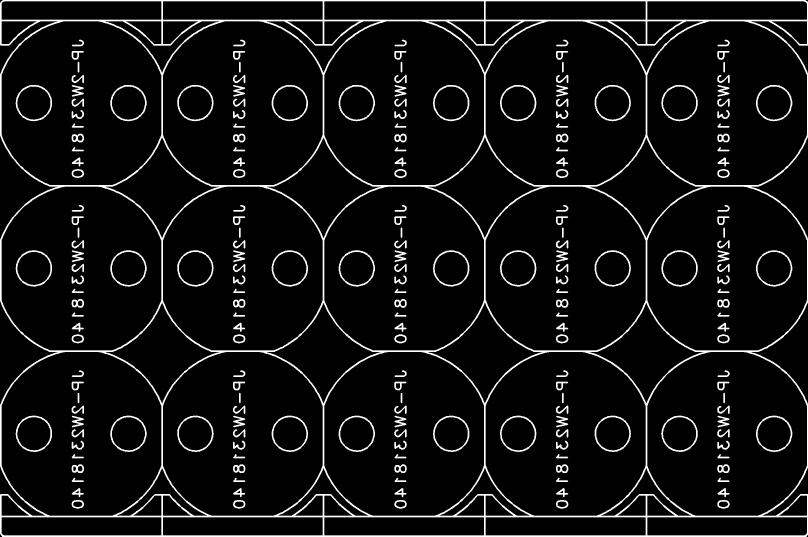
#> input picture ProcessService/RoutLineProcess/Debug/gko_img.jpg, 2424 x 1609 px (shown at 1/3 size); its folder holds only this picture in this run
$ python -i 'calculate_gko_length(1).py'   (imports and definitions only)
#> lines starting #> are read from the running program, lines starting #| are printed output that depends on the picture; after the words box and inside, x2 and y2 are one past the last pixel; in counts of white or black regions, pixels touching at a corner belong together
#> further down, picture is the input picture: shape (1609, 2424, 3); min 0, max 255, mean 17.3
#! /usr/bin/env python
# -*- coding: utf-8 -*-
import numpy as np
import os
# from gerber import read
# from gerber.render import GerberCairoContext
import cv2
from matplotlib import pyplot as plt
from collections import Counter
from sklearn.cluster import DBSCAN
from collections import Counter
import copy
from skimage import data,color,morphology
from DFM_.ImageGenerater import ImageGenerater

# [1 line not run here, left out]

# [163 lines left out: functions calculate_outer_length, calculate_inner_length, get_len, not called in this run]

def generate_luodai(gko_img):
    ret,gko_bin_img = cv2.threshold(gko_img,100,1,type=cv2.THRESH_BINARY)
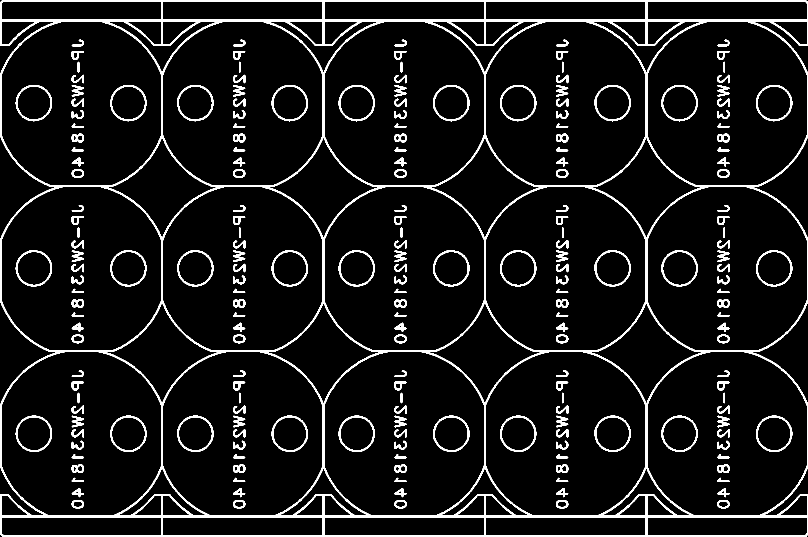
#> gko_bin_img: shape (1609, 2424, 3) (shown at 1/3 size); values 0 (black) and 1 (white), 6.8% white; 211 white regions, largest, box (x1, y1, x2, y2) and area: (0, 0, 2424, 1609) 151810, (1500, 255, 1609, 364) 1574, (532, 255, 641, 364) 1572
    sketech_img = morphology.skeletonize(gko_bin_img)
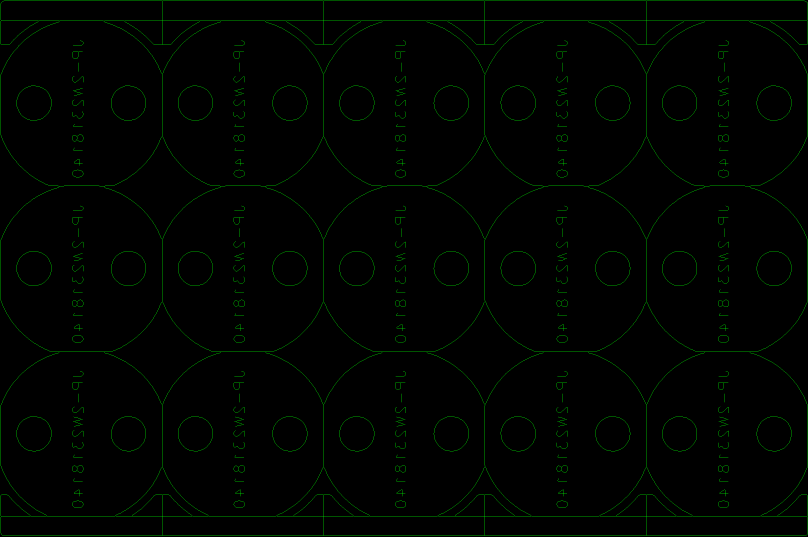
#> sketech_img: shape (1609, 2424, 3) bool (shown at 1/3 size); mean B, G, R 0, 0.0127, 0
    sketech_img = np.uint8(sketech_img)
    # img = img/255
    kernel_element = np.array((
        [1, 1, 1],
        [1, 0, 1],
        [1,1,1]), dtype="float32")
    neighbor_img = cv2.filter2D(sketech_img,-1,kernel_element)
    neighbor_img = sketech_img * neighbor_img
    # Key points
    ret,neighbor_bin_img = cv2.threshold(neighbor_img,2,1,cv2.THRESH_BINARY)
    seg_line_img = cv2.absdiff(sketech_img,neighbor_bin_img)
    seg_line_img = seg_line_img
#> (the run stopped early here; a loop or call above may not have finished)

$ run again, on ProcessService/RoutLineProcess/Debug/new_img.jpg
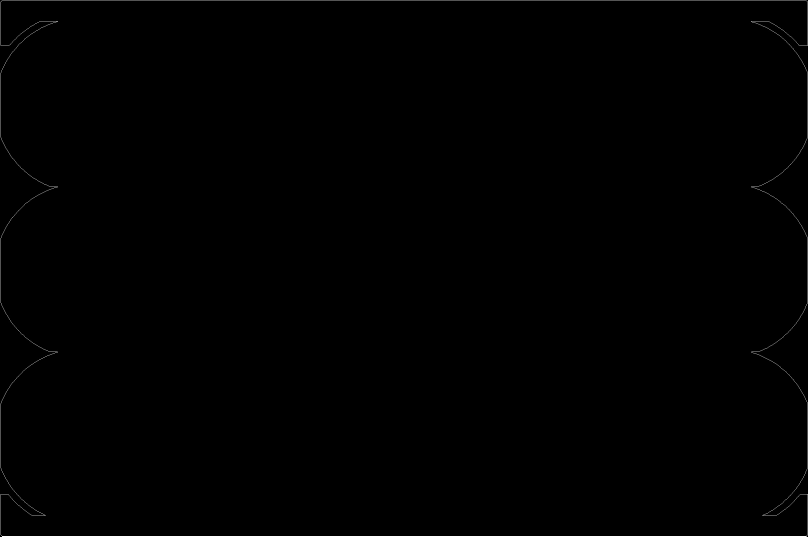
#> input picture ProcessService/RoutLineProcess/Debug/new_img.jpg, 2424 x 1609 px (shown at 1/3 size)
#> picture is the input picture: shape (1609, 2424, 3); min 0, max 255, mean 0.6
#> in generate_luodai, `ret,gko_bin_img = cv2.threshold(gko_img,100,1,type=cv2.THRESH_BINARY)`:
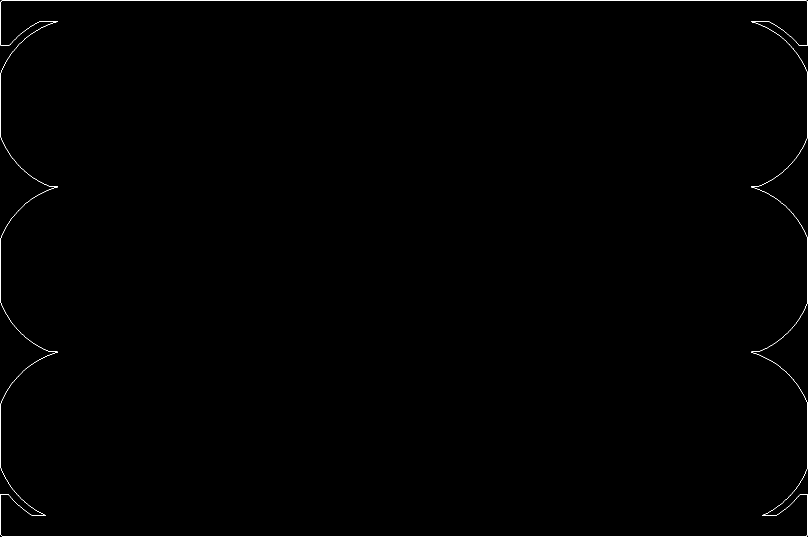
#> gko_bin_img: shape (1609, 2424, 3) (shown at 1/3 size); values 0 (black) and 1 (white), 0.24% white in thin lines or dots
